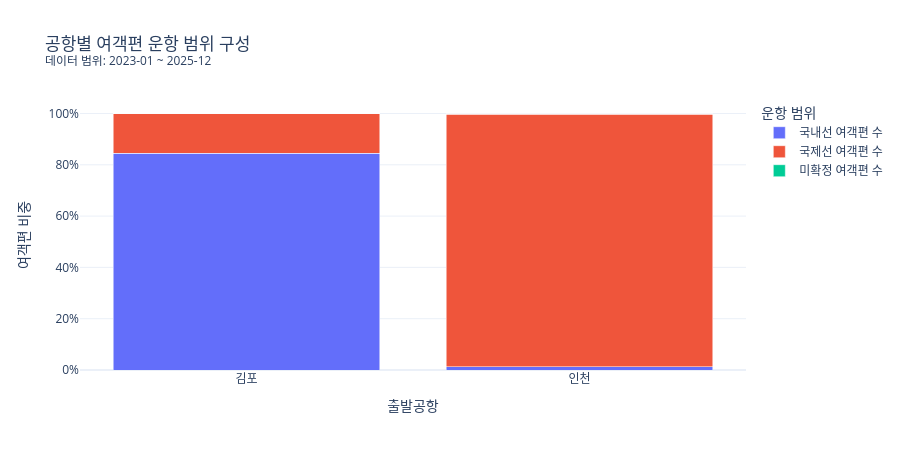

This figure's notebook cell:
### Code cell
# 차트: 공항별 여객편의 국내선·국제선·미확정 구성을 비교한다.
scope_long = flight_scope_coverage_df[
    ['출발공항 원문', '국내선 여객편 수', '국제선 여객편 수', '미확정 여객편 수']
].melt(
    id_vars='출발공항 원문', var_name='운항 범위', value_name='여객편 수'
)
scope_long['여객편 비중'] = scope_long['여객편 수'] / scope_long.groupby(
    '출발공항 원문'
)['여객편 수'].transform('sum')

fig = px.bar(
    scope_long,
    x='출발공항 원문',
    y='여객편 비중',
    color='운항 범위',
    barmode='stack',
    title=chart_title('공항별 여객편 운항 범위 구성', EDA_PERIODS),
    labels={'출발공항 원문': '출발공항', '여객편 비중': '여객편 비중'},
    template=PLOTLY_TEMPLATE,
)
fig.update_yaxes(tickformat='.0%')
fig.update_layout(height=450, legend_title_text='운항 범위')
fig.show(config={'displaylogo': False})

### Figure 1 — Plotly figure (JSON) as saved in the notebook; plotly's stock layout.template omitted (floating-point values rounded to 4 significant figures)
{"data": [{"hovertemplate": "운항 범위=국내선 여객편 수<br>출발공항=%{x}<br>여객편 비중=%{y}<extra></extra>", "legendgroup": "국내선 여객편 수", "marker": {"color": "#636efa", "pattern": {"shape": ""}}, "name": "국내선 여객편 수", "orientation": "v", "showlegend": true, "textposition": "auto", "type": "bar", "x": ["김포", "인천"], "xaxis": "x", "y": [0.8447, 0.01182], "yaxis": "y"}, {"hovertemplate": "운항 범위=국제선 여객편 수<br>출발공항=%{x}<br>여객편 비중=%{y}<extra></extra>", "legendgroup": "국제선 여객편 수", "marker": {"color": "#EF553B", "pattern": {"shape": ""}}, "name": "국제선 여객편 수", "orientation": "v", "showlegend": true, "textposition": "auto", "type": "bar", "x": ["김포", "인천"], "xaxis": "x", "y": [0.1553, 0.9859], "yaxis": "y"}, {"hovertemplate": "운항 범위=미확정 여객편 수<br>출발공항=%{x}<br>여객편 비중=%{y}<extra></extra>", "legendgroup": "미확정 여객편 수", "marker": {"color": "#00cc96", "pattern": {"shape": ""}}, "name": "미확정 여객편 수", "orientation": "v", "showlegend": true, "textposition": "auto", "type": "bar", "x": ["김포", "인천"], "xaxis": "x", "y": [2.01e-05, 0.002304], "yaxis": "y"}], "layout": {"barmode": "stack", "height": 450, "legend": {"title": {"text": "운항 범위"}, "tracegroupgap": 0}, "title": {"text": "공항별 여객편 운항 범위 구성<br><sup>데이터 범위: 2023-01 ~ 2025-12</sup>"}, "xaxis": {"anchor": "y", "domain": [0, 1], "title": {"text": "출발공항"}}, "yaxis": {"anchor": "x", "domain": [0, 1], "tickformat": ".0%", "title": {"text": "여객편 비중"}}}}
